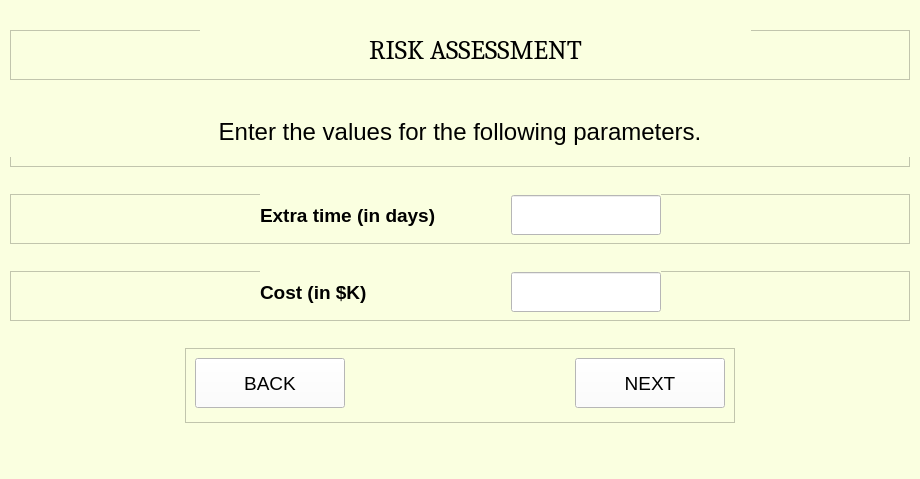
<?xml version="1.0" encoding="UTF-8"?>
<ui version="4.0">
 <class>MainWindow</class>
 <widget class="QMainWindow" name="MainWindow">
  <property name="geometry">
   <rect>
    <x>0</x>
    <y>0</y>
    <width>920</width>
    <height>479</height>
   </rect>
  </property>
  <property name="windowTitle">
   <string>MainWindow</string>
  </property>
  <property name="styleSheet">
   <string notr="true">background-color:rgb(250, 255, 224)</string>
  </property>
  <widget class="QWidget" name="centralwidget">
   <layout class="QVBoxLayout" name="verticalLayout">
    <item alignment="Qt::AlignHCenter">
     <widget class="QFrame" name="frame">
      <property name="minimumSize">
       <size>
        <width>900</width>
        <height>50</height>
       </size>
      </property>
      <property name="maximumSize">
       <size>
        <width>900</width>
        <height>50</height>
       </size>
      </property>
      <property name="frameShape">
       <enum>QFrame::StyledPanel</enum>
      </property>
      <property name="frameShadow">
       <enum>QFrame::Raised</enum>
      </property>
      <widget class="QLabel" name="heading">
       <property name="geometry">
        <rect>
         <x>190</x>
         <y>0</y>
         <width>551</width>
         <height>40</height>
        </rect>
       </property>
       <property name="sizePolicy">
        <sizepolicy hsizetype="Preferred" vsizetype="Preferred">
         <horstretch>0</horstretch>
         <verstretch>0</verstretch>
        </sizepolicy>
       </property>
       <property name="minimumSize">
        <size>
         <width>250</width>
         <height>40</height>
        </size>
       </property>
       <property name="maximumSize">
        <size>
         <width>16777215</width>
         <height>16777215</height>
        </size>
       </property>
       <property name="font">
        <font>
         <family>Cambria</family>
         <pointsize>20</pointsize>
        </font>
       </property>
       <property name="text">
        <string>RISK ASSESSMENT</string>
       </property>
       <property name="alignment">
        <set>Qt::AlignCenter</set>
       </property>
       <property name="wordWrap">
        <bool>false</bool>
       </property>
      </widget>
     </widget>
    </item>
    <item alignment="Qt::AlignHCenter">
     <widget class="QFrame" name="frame_2">
      <property name="minimumSize">
       <size>
        <width>900</width>
        <height>60</height>
       </size>
      </property>
      <property name="maximumSize">
       <size>
        <width>900</width>
        <height>60</height>
       </size>
      </property>
      <property name="frameShape">
       <enum>QFrame::StyledPanel</enum>
      </property>
      <property name="frameShadow">
       <enum>QFrame::Raised</enum>
      </property>
      <widget class="QLabel" name="subHeading">
       <property name="geometry">
        <rect>
         <x>0</x>
         <y>0</y>
         <width>900</width>
         <height>50</height>
        </rect>
       </property>
       <property name="sizePolicy">
        <sizepolicy hsizetype="Preferred" vsizetype="Preferred">
         <horstretch>0</horstretch>
         <verstretch>0</verstretch>
        </sizepolicy>
       </property>
       <property name="minimumSize">
        <size>
         <width>900</width>
         <height>50</height>
        </size>
       </property>
       <property name="maximumSize">
        <size>
         <width>16777215</width>
         <height>16777215</height>
        </size>
       </property>
       <property name="font">
        <font>
         <family>Arial</family>
         <pointsize>18</pointsize>
        </font>
       </property>
       <property name="text">
        <string>Enter the values for the following parameters.</string>
       </property>
       <property name="alignment">
        <set>Qt::AlignCenter</set>
       </property>
       <property name="wordWrap">
        <bool>false</bool>
       </property>
      </widget>
     </widget>
    </item>
    <item alignment="Qt::AlignHCenter">
     <widget class="QFrame" name="frame_3">
      <property name="minimumSize">
       <size>
        <width>900</width>
        <height>50</height>
       </size>
      </property>
      <property name="maximumSize">
       <size>
        <width>900</width>
        <height>50</height>
       </size>
      </property>
      <property name="frameShape">
       <enum>QFrame::StyledPanel</enum>
      </property>
      <property name="frameShadow">
       <enum>QFrame::Raised</enum>
      </property>
      <widget class="QWidget" name="layoutWidget">
       <property name="geometry">
        <rect>
         <x>250</x>
         <y>0</y>
         <width>401</width>
         <height>42</height>
        </rect>
       </property>
       <layout class="QGridLayout" name="gridLayout">
        <item row="0" column="0">
         <widget class="QLabel" name="labelJ">
          <property name="sizePolicy">
           <sizepolicy hsizetype="Preferred" vsizetype="Preferred">
            <horstretch>0</horstretch>
            <verstretch>0</verstretch>
           </sizepolicy>
          </property>
          <property name="minimumSize">
           <size>
            <width>200</width>
            <height>40</height>
           </size>
          </property>
          <property name="maximumSize">
           <size>
            <width>16777215</width>
            <height>16777215</height>
           </size>
          </property>
          <property name="font">
           <font>
            <family>Arial</family>
            <pointsize>14</pointsize>
            <weight>75</weight>
            <bold>true</bold>
           </font>
          </property>
          <property name="text">
           <string>Extra time (in days)</string>
          </property>
          <property name="alignment">
           <set>Qt::AlignLeading|Qt::AlignLeft|Qt::AlignVCenter</set>
          </property>
          <property name="wordWrap">
           <bool>false</bool>
          </property>
         </widget>
        </item>
        <item row="0" column="1">
         <widget class="QLineEdit" name="paramJ">
          <property name="sizePolicy">
           <sizepolicy hsizetype="Preferred" vsizetype="Preferred">
            <horstretch>0</horstretch>
            <verstretch>0</verstretch>
           </sizepolicy>
          </property>
          <property name="minimumSize">
           <size>
            <width>150</width>
            <height>40</height>
           </size>
          </property>
          <property name="maximumSize">
           <size>
            <width>150</width>
            <height>40</height>
           </size>
          </property>
          <property name="font">
           <font>
            <family>Arial</family>
            <pointsize>12</pointsize>
            <weight>50</weight>
            <bold>false</bold>
           </font>
          </property>
          <property name="styleSheet">
           <string notr="true">background-color:rgb(255, 255, 255)</string>
          </property>
         </widget>
        </item>
       </layout>
      </widget>
     </widget>
    </item>
    <item alignment="Qt::AlignHCenter">
     <widget class="QFrame" name="frame_4">
      <property name="minimumSize">
       <size>
        <width>900</width>
        <height>50</height>
       </size>
      </property>
      <property name="maximumSize">
       <size>
        <width>900</width>
        <height>50</height>
       </size>
      </property>
      <property name="frameShape">
       <enum>QFrame::StyledPanel</enum>
      </property>
      <property name="frameShadow">
       <enum>QFrame::Raised</enum>
      </property>
      <widget class="QWidget" name="layoutWidget">
       <property name="geometry">
        <rect>
         <x>250</x>
         <y>0</y>
         <width>401</width>
         <height>42</height>
        </rect>
       </property>
       <layout class="QGridLayout" name="gridLayout_2">
        <item row="0" column="0">
         <widget class="QLabel" name="labelK">
          <property name="sizePolicy">
           <sizepolicy hsizetype="Preferred" vsizetype="Preferred">
            <horstretch>0</horstretch>
            <verstretch>0</verstretch>
           </sizepolicy>
          </property>
          <property name="minimumSize">
           <size>
            <width>200</width>
            <height>40</height>
           </size>
          </property>
          <property name="maximumSize">
           <size>
            <width>16777215</width>
            <height>16777215</height>
           </size>
          </property>
          <property name="font">
           <font>
            <family>Arial</family>
            <pointsize>14</pointsize>
            <weight>75</weight>
            <bold>true</bold>
           </font>
          </property>
          <property name="text">
           <string>Cost (in $K)</string>
          </property>
          <property name="alignment">
           <set>Qt::AlignLeading|Qt::AlignLeft|Qt::AlignVCenter</set>
          </property>
          <property name="wordWrap">
           <bool>false</bool>
          </property>
         </widget>
        </item>
        <item row="0" column="1">
         <widget class="QLineEdit" name="paramK">
          <property name="sizePolicy">
           <sizepolicy hsizetype="Preferred" vsizetype="Preferred">
            <horstretch>0</horstretch>
            <verstretch>0</verstretch>
           </sizepolicy>
          </property>
          <property name="minimumSize">
           <size>
            <width>150</width>
            <height>40</height>
           </size>
          </property>
          <property name="maximumSize">
           <size>
            <width>150</width>
            <height>40</height>
           </size>
          </property>
          <property name="font">
           <font>
            <family>Arial</family>
            <pointsize>12</pointsize>
            <weight>50</weight>
            <bold>false</bold>
           </font>
          </property>
          <property name="styleSheet">
           <string notr="true">background-color:rgb(255, 255, 255)</string>
          </property>
         </widget>
        </item>
       </layout>
      </widget>
     </widget>
    </item>
    <item alignment="Qt::AlignHCenter">
     <widget class="QFrame" name="frame_5">
      <property name="minimumSize">
       <size>
        <width>550</width>
        <height>75</height>
       </size>
      </property>
      <property name="maximumSize">
       <size>
        <width>550</width>
        <height>75</height>
       </size>
      </property>
      <property name="frameShape">
       <enum>QFrame::StyledPanel</enum>
      </property>
      <property name="frameShadow">
       <enum>QFrame::Raised</enum>
      </property>
      <widget class="QPushButton" name="backButton">
       <property name="geometry">
        <rect>
         <x>10</x>
         <y>10</y>
         <width>150</width>
         <height>50</height>
        </rect>
       </property>
       <property name="sizePolicy">
        <sizepolicy hsizetype="Preferred" vsizetype="Preferred">
         <horstretch>0</horstretch>
         <verstretch>0</verstretch>
        </sizepolicy>
       </property>
       <property name="minimumSize">
        <size>
         <width>150</width>
         <height>50</height>
        </size>
       </property>
       <property name="maximumSize">
        <size>
         <width>150</width>
         <height>50</height>
        </size>
       </property>
       <property name="font">
        <font>
         <family>Arial</family>
         <pointsize>14</pointsize>
        </font>
       </property>
       <property name="styleSheet">
        <string notr="true">background-color:rgb(255, 255, 255)</string>
       </property>
       <property name="text">
        <string>BACK</string>
       </property>
      </widget>
      <widget class="QPushButton" name="nextButton">
       <property name="geometry">
        <rect>
         <x>390</x>
         <y>10</y>
         <width>150</width>
         <height>50</height>
        </rect>
       </property>
       <property name="sizePolicy">
        <sizepolicy hsizetype="Preferred" vsizetype="Preferred">
         <horstretch>0</horstretch>
         <verstretch>0</verstretch>
        </sizepolicy>
       </property>
       <property name="minimumSize">
        <size>
         <width>150</width>
         <height>50</height>
        </size>
       </property>
       <property name="maximumSize">
        <size>
         <width>150</width>
         <height>50</height>
        </size>
       </property>
       <property name="font">
        <font>
         <family>Arial</family>
         <pointsize>14</pointsize>
        </font>
       </property>
       <property name="styleSheet">
        <string notr="true">background-color:rgb(255, 255, 255)</string>
       </property>
       <property name="text">
        <string>NEXT</string>
       </property>
      </widget>
     </widget>
    </item>
   </layout>
  </widget>
  <widget class="QMenuBar" name="menubar">
   <property name="geometry">
    <rect>
     <x>0</x>
     <y>0</y>
     <width>920</width>
     <height>21</height>
    </rect>
   </property>
  </widget>
  <widget class="QStatusBar" name="statusbar"/>
 </widget>
 <resources/>
 <connections/>
</ui>
